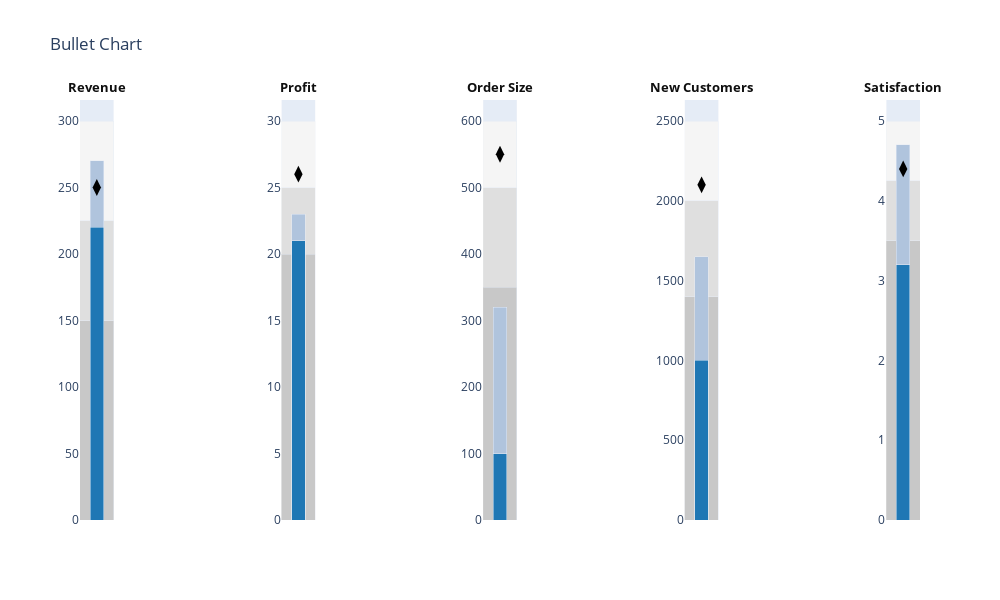

Notebook source saved alongside this figure:
### Code cell
data = (
  {"label": "Revenue", "sublabel": "US$, in thousands",
   "range": [150, 225, 300], "performance": [220,270], "point": [250]},
  {"label": "Profit", "sublabel": "%", "range": [20, 25, 30],
   "performance": [21, 23], "point": [26]},
  {"label": "Order Size", "sublabel":"US$, average","range": [350, 500, 600],
   "performance": [100,320],"point": [550]},
  {"label": "New Customers", "sublabel": "count", "range": [1400, 2000, 2500],
   "performance": [1000, 1650],"point": [2100]},
  {"label": "Satisfaction", "sublabel": "out of 5","range": [3.5, 4.25, 5],
   "performance": [3.2, 4.7], "point": [4.4]}
)

fig = ff.create_bullet(
    data, titles='label', subtitles='sublabel', markers='point',
    measures='performance', ranges='range', orientation='v',
)
fig.show()

### Figure 1 — Plotly figure (JSON) as saved in the notebook; plotly's stock layout.template omitted (floating-point values rounded to 4 significant figures)
{"data": [{"base": 0, "hoverinfo": "y", "marker": {"color": "rgb(245.0, 245.0, 245.0)"}, "name": "ranges", "orientation": "v", "type": "bar", "width": 2, "x": [0], "xaxis": "x", "y": [300], "yaxis": "y"}, {"base": 0, "hoverinfo": "y", "marker": {"color": "rgb(222.5, 222.5, 222.5)"}, "name": "ranges", "orientation": "v", "type": "bar", "width": 2, "x": [0], "xaxis": "x", "y": [225], "yaxis": "y"}, {"base": 0, "hoverinfo": "y", "marker": {"color": "rgb(200.0, 200.0, 200.0)"}, "name": "ranges", "orientation": "v", "type": "bar", "width": 2, "x": [0], "xaxis": "x", "y": [150], "yaxis": "y"}, {"base": 0, "hoverinfo": "y", "marker": {"color": "rgb(176.0, 196.0, 221.0)"}, "name": "measures", "orientation": "v", "type": "bar", "width": 0.4, "x": [0.5], "xaxis": "x", "y": [270], "yaxis": "y"}, {"base": 0, "hoverinfo": "y", "marker": {"color": "rgb(31.0, 119.0, 180.0)"}, "name": "measures", "orientation": "v", "type": "bar", "width": 0.4, "x": [0.5], "xaxis": "x", "y": [220], "yaxis": "y"}, {"hoverinfo": "y", "marker": {"color": "rgb(0, 0, 0)", "size": 12, "symbol": "diamond-tall"}, "name": "markers", "type": "scatter", "x": [0.5], "xaxis": "x", "y": [250], "yaxis": "y"}, {"base": 0, "hoverinfo": "y", "marker": {"color": "rgb(245.0, 245.0, 245.0)"}, "name": "ranges", "orientation": "v", "type": "bar", "width": 2, "x": [0], "xaxis": "x2", "y": [30], "yaxis": "y2"}, {"base": 0, "hoverinfo": "y", "marker": {"color": "rgb(222.5, 222.5, 222.5)"}, "name": "ranges", "orientation": "v", "type": "bar", "width": 2, "x": [0], "xaxis": "x2", "y": [25], "yaxis": "y2"}, {"base": 0, "hoverinfo": "y", "marker": {"color": "rgb(200.0, 200.0, 200.0)"}, "name": "ranges", "orientation": "v", "type": "bar", "width": 2, "x": [0], "xaxis": "x2", "y": [20], "yaxis": "y2"}, {"base": 0, "hoverinfo": "y", "marker": {"color": "rgb(176.0, 196.0, 221.0)"}, "name": "measures", "orientation": "v", "type": "bar", "width": 0.4, "x": [0.5], "xaxis": "x2", "y": [23], "yaxis": "y2"}, {"base": 0, "hoverinfo": "y", "marker": {"color": "rgb(31.0, 119.0, 180.0)"}, "name": "measures", "orientation": "v", "type": "bar", "width": 0.4, "x": [0.5], "xaxis": "x2", "y": [21], "yaxis": "y2"}, {"hoverinfo": "y", "marker": {"color": "rgb(0, 0, 0)", "size": 12, "symbol": "diamond-tall"}, "name": "markers", "type": "scatter", "x": [0.5], "xaxis": "x2", "y": [26], "yaxis": "y2"}, {"base": 0, "hoverinfo": "y", "marker": {"color": "rgb(245.0, 245.0, 245.0)"}, "name": "ranges", "orientation": "v", "type": "bar", "width": 2, "x": [0], "xaxis": "x3", "y": [600], "yaxis": "y3"}, {"base": 0, "hoverinfo": "y", "marker": {"color": "rgb(222.5, 222.5, 222.5)"}, "name": "ranges", "orientation": "v", "type": "bar", "width": 2, "x": [0], "xaxis": "x3", "y": [500], "yaxis": "y3"}, {"base": 0, "hoverinfo": "y", "marker": {"color": "rgb(200.0, 200.0, 200.0)"}, "name": "ranges", "orientation": "v", "type": "bar", "width": 2, "x": [0], "xaxis": "x3", "y": [350], "yaxis": "y3"}, {"base": 0, "hoverinfo": "y", "marker": {"color": "rgb(176.0, 196.0, 221.0)"}, "name": "measures", "orientation": "v", "type": "bar", "width": 0.4, "x": [0.5], "xaxis": "x3", "y": [320], "yaxis": "y3"}, {"base": 0, "hoverinfo": "y", "marker": {"color": "rgb(31.0, 119.0, 180.0)"}, "name": "measures", "orientation": "v", "type": "bar", "width": 0.4, "x": [0.5], "xaxis": "x3", "y": [100], "yaxis": "y3"}, {"hoverinfo": "y", "marker": {"color": "rgb(0, 0, 0)", "size": 12, "symbol": "diamond-tall"}, "name": "markers", "type": "scatter", "x": [0.5], "xaxis": "x3", "y": [550], "yaxis": "y3"}, {"base": 0, "hoverinfo": "y", "marker": {"color": "rgb(245.0, 245.0, 245.0)"}, "name": "ranges", "orientation": "v", "type": "bar", "width": 2, "x": [0], "xaxis": "x4", "y": [2500], "yaxis": "y4"}, {"base": 0, "hoverinfo": "y", "marker": {"color": "rgb(222.5, 222.5, 222.5)"}, "name": "ranges", "orientation": "v", "type": "bar", "width": 2, "x": [0], "xaxis": "x4", "y": [2000], "yaxis": "y4"}, {"base": 0, "hoverinfo": "y", "marker": {"color": "rgb(200.0, 200.0, 200.0)"}, "name": "ranges", "orientation": "v", "type": "bar", "width": 2, "x": [0], "xaxis": "x4", "y": [1400], "yaxis": "y4"}, {"base": 0, "hoverinfo": "y", "marker": {"color": "rgb(176.0, 196.0, 221.0)"}, "name": "measures", "orientation": "v", "type": "bar", "width": 0.4, "x": [0.5], "xaxis": "x4", "y": [1650], "yaxis": "y4"}, {"base": 0, "hoverinfo": "y", "marker": {"color": "rgb(31.0, 119.0, 180.0)"}, "name": "measures", "orientation": "v", "type": "bar", "width": 0.4, "x": [0.5], "xaxis": "x4", "y": [1000], "yaxis": "y4"}, {"hoverinfo": "y", "marker": {"color": "rgb(0, 0, 0)", "size": 12, "symbol": "diamond-tall"}, "name": "markers", "type": "scatter", "x": [0.5], "xaxis": "x4", "y": [2100], "yaxis": "y4"}, {"base": 0, "hoverinfo": "y", "marker": {"color": "rgb(245.0, 245.0, 245.0)"}, "name": "ranges", "orientation": "v", "type": "bar", "width": 2, "x": [0], "xaxis": "x5", "y": [5], "yaxis": "y5"}, {"base": 0, "hoverinfo": "y", "marker": {"color": "rgb(222.5, 222.5, 222.5)"}, "name": "ranges", "orientation": "v", "type": "bar", "width": 2, "x": [0], "xaxis": "x5", "y": [4.25], "yaxis": "y5"}, {"base": 0, "hoverinfo": "y", "marker": {"color": "rgb(200.0, 200.0, 200.0)"}, "name": "ranges", "orientation": "v", "type": "bar", "width": 2, "x": [0], "xaxis": "x5", "y": [3.5], "yaxis": "y5"}, {"base": 0, "hoverinfo": "y", "marker": {"color": "rgb(176.0, 196.0, 221.0)"}, "name": "measures", "orientation": "v", "type": "bar", "width": 0.4, "x": [0.5], "xaxis": "x5", "y": [4.7], "yaxis": "y5"}, {"base": 0, "hoverinfo": "y", "marker": {"color": "rgb(31.0, 119.0, 180.0)"}, "name": "measures", "orientation": "v", "type": "bar", "width": 0.4, "x": [0.5], "xaxis": "x5", "y": [3.2], "yaxis": "y5"}, {"hoverinfo": "y", "marker": {"color": "rgb(0, 0, 0)", "size": 12, "symbol": "diamond-tall"}, "name": "markers", "type": "scatter", "x": [0.5], "xaxis": "x5", "y": [4.4], "yaxis": "y5"}], "layout": {"annotations": [{"font": {"color": "#0f0f0f", "size": 13}, "showarrow": false, "text": "<b>Revenue</b>", "textangle": 0, "x": 0.02, "xanchor": "center", "xref": "paper", "y": 1.03, "yanchor": "middle", "yref": "paper"}, {"font": {"color": "#0f0f0f", "size": 13}, "showarrow": false, "text": "<b>Profit</b>", "textangle": 0, "x": 0.26, "xanchor": "center", "xref": "paper", "y": 1.03, "yanchor": "middle", "yref": "paper"}, {"font": {"color": "#0f0f0f", "size": 13}, "showarrow": false, "text": "<b>Order Size</b>", "textangle": 0, "x": 0.5, "xanchor": "center", "xref": "paper", "y": 1.03, "yanchor": "middle", "yref": "paper"}, {"font": {"color": "#0f0f0f", "size": 13}, "showarrow": false, "text": "<b>New Customers</b>", "textangle": 0, "x": 0.74, "xanchor": "center", "xref": "paper", "y": 1.03, "yanchor": "middle", "yref": "paper"}, {"font": {"color": "#0f0f0f", "size": 13}, "showarrow": false, "text": "<b>Satisfaction</b>", "textangle": 0, "x": 0.98, "xanchor": "center", "xref": "paper", "y": 1.03, "yanchor": "middle", "yref": "paper"}], "barmode": "stack", "height": 600, "margin": {"l": 80}, "showlegend": false, "title": {"text": "Bullet Chart"}, "width": 1000, "xaxis": {"anchor": "y", "domain": [0, 0.04], "range": [0, 1], "showgrid": false, "showticklabels": false, "zeroline": false}, "xaxis2": {"anchor": "y2", "domain": [0.24, 0.28], "range": [0, 1], "showgrid": false, "showticklabels": false, "zeroline": false}, "xaxis3": {"anchor": "y3", "domain": [0.48, 0.52], "range": [0, 1], "showgrid": false, "showticklabels": false, "zeroline": false}, "xaxis4": {"anchor": "y4", "domain": [0.72, 0.76], "range": [0, 1], "showgrid": false, "showticklabels": false, "zeroline": false}, "xaxis5": {"anchor": "y5", "domain": [0.96, 1], "range": [0, 1], "showgrid": false, "showticklabels": false, "zeroline": false}, "yaxis": {"anchor": "x", "domain": [0, 1], "showgrid": false, "tickwidth": 1, "zeroline": false}, "yaxis2": {"anchor": "x2", "domain": [0, 1], "showgrid": false, "tickwidth": 1, "zeroline": false}, "yaxis3": {"anchor": "x3", "domain": [0, 1], "showgrid": false, "tickwidth": 1, "zeroline": false}, "yaxis4": {"anchor": "x4", "domain": [0, 1], "showgrid": false, "tickwidth": 1, "zeroline": false}, "yaxis5": {"anchor": "x5", "domain": [0, 1], "showgrid": false, "tickwidth": 1, "zeroline": false}}}
